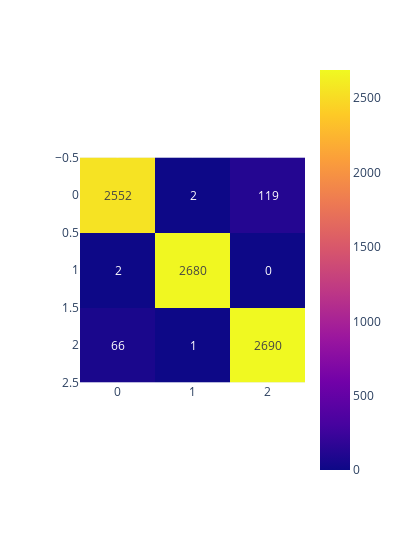

Source (notebook cell):
### Code cell
knnConf = confusion_matrix(y_test, y_pred)

fig = px.imshow(knnConf, text_auto=True, width= 400)
fig.show()

### Figure 1 — Plotly figure (JSON) as saved in the notebook; plotly's stock layout.template omitted (floating-point values rounded to 4 significant figures)
{"data": [{"coloraxis": "coloraxis", "hovertemplate": "x: %{x}<br>y: %{y}<br>color: %{z}<extra></extra>", "name": "0", "texttemplate": "%{z}", "type": "heatmap", "xaxis": "x", "yaxis": "y", "z": [[2552, 2, 119], [2, 2680, 0], [66, 1, 2690]]}], "layout": {"coloraxis": {"colorscale": [[0, "#0d0887"], [0.1111, "#46039f"], [0.2222, "#7201a8"], [0.3333, "#9c179e"], [0.4444, "#bd3786"], [0.5556, "#d8576b"], [0.6667, "#ed7953"], [0.7778, "#fb9f3a"], [0.8889, "#fdca26"], [1, "#f0f921"]]}, "margin": {"t": 60}, "width": 400, "xaxis": {"anchor": "y", "constrain": "domain", "domain": [0, 1], "scaleanchor": "y"}, "yaxis": {"anchor": "x", "autorange": "reversed", "constrain": "domain", "domain": [0, 1]}}}
